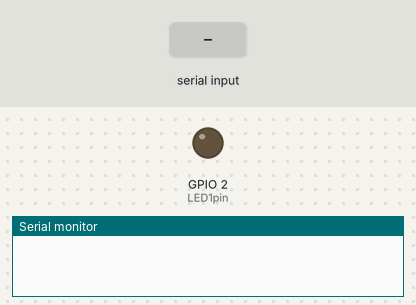
This sketch was run on a simulated ESP8266 (NodeMCU). On the bench: output pins drawn as LEDs (lit = HIGH), the last lines printed to the serial monitor. Dashed ring = blinking. The test bench sets the inputs (shaded band). WiFi joins after 1.5 s; servers stay silent unless stated.

Above: at 0.1 s.
At 2.7 s:
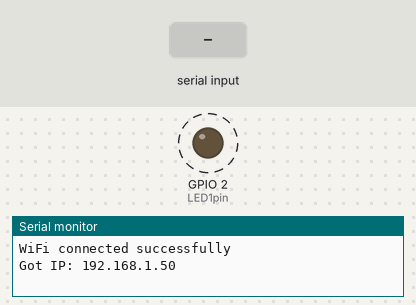
2.8 s: "1\n" received over the second serial link
Timing chart, 0 to 11.0 s (numbered marks = the images above; inputs shaded):
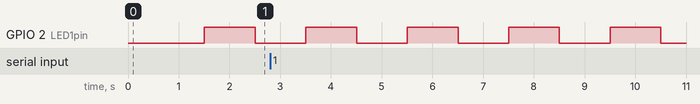

Measured:
- by itself, GPIO 2 (LED1pin): alternates HIGH for 1.0 s and LOW for 1.0 s

The sketch:

Servidor_funcionando.ino
```cpp
//
// A simple server implementation showing how to:
//  * serve static messages
//  * read GET and POST parameters
//  * handle missing pages / 404s
//

#include <Arduino.h>
#ifdef ESP32
#include <WiFi.h>
#include <AsyncTCP.h>
#elif defined(ESP8266)
#include <ESP8266WiFi.h>
#include <ESPAsyncTCP.h>
#endif
#include <ESPAsyncWebServer.h>

//************************************************************************************************
// Prototipos de función
//************************************************************************************************
void check_UART(void);
void UART2_CONFIG(void);
void update_satus(void);
String send_json(void);
void toggle_led(void);

//************************************************************************************************
// Variables de uso general
//************************************************************************************************
//Variables para recibir datos
char Datos[8]; //se guarda en memoria
char dato[8]; //entra directo del uart
char int_disponible;
char dato_json[] = "\"parqueo1\":0,";

//Variables de los parqueos
char Datos_old[8];

//Variables de control
int i = 0;
bool leer = LOW;
int change = 0; //variable detecta cambios en los parqueos
char parqueo_disponible;
unsigned long previous_millis = 0;
unsigned long current_millis = 0;
unsigned long interval = 1000;

//Variable donde está la página web


//LED INTEGRADO
uint8_t LED1pin = 2;

//************************************************************************************************
// Variables y procesos del servidor
//************************************************************************************************

AsyncWebServer server(80);

const char* ssid = "CLARO1_1C865E";  // Enter your SSID here
const char* password = "682k1wtuFc";  //Enter your Password here

const char* PARAM_MESSAGE = "message";


//*********************************************************************************************************************
//    PROCESADOR HTML
//*********************************************************************************************************************
const char index_html[] PROGMEM = R"rawliteral(
<!DOCTYPE html>
<html>
<body>

<canvas id="myCanvas" width="1900" height="900" style="border:1px solid #d3d3d3;">
</canvas>

<script>
var c = document.getElementById("myCanvas");
var ctx = c.getContext("2d");


//FUNCION QUE PIDE DATOS AL ESP32
//La función setInterval ejecuta una rutina cada cierto tiempo
setInterval(function(){
  //Acá va la rutina
  var xhr = new XMLHttpRequest();
  xhr.open("GET", "http://192.168.1.11/leer");

  xhr.responseType = 'json';

  xhr.onload = function() {
    var receive = xhr.response;
    console.log(receive);
    //Programa principal (dibujamos las cosas)
    //Primer rectangulo (parqueo 1)
    Pbox(x_rect,y1_rect,width_rect,height_rect,receive.parqueo1,P1,x_rect + 98);

    //Segundo rectangulo (parqueo 2)
    Pbox(x_rect,y2_rect,width_rect,height_rect,receive.parqueo2,P2,x_rect + 98);

    //Tercer rectangulo (parqueo 3)
    Pbox(x_rect,y3_rect,width_rect,height_rect,receive.parqueo3,P3,x_rect + 98);

    //Cuarto rectangulo (parqueo 4)
    Pbox(x_rect,y4_rect,width_rect,height_rect,receive.parqueo4,P4,x_rect + 98);

    //Dibujamos los lugares disponibles
    //Primero borramos el texto
    ctx.fillStyle = white1;
    ctx.fillRect(x_rect+320,y1_rect+20,400,50);
    //Luego escribimos el nuevo
    lugares(receive.disponible);

  };

  xhr.send();


 }, 250);
//FIN FUNCION QUE PIDE DATOS AL ESP32


//variables que manejan el color
var green1 = "#00F700";
var red1   = "#FF2000";
var white1 = "#FFFFFF";
ctx.lineWidth = "7";
ctx.strokeStyle = "black";


//variables que manejan la posición de los cuadros
var v_spacing = 150;
var x_rect = 650; //200 default
var y1_rect = 250;
var y2_rect = y1_rect + v_spacing;
var y3_rect = y2_rect + v_spacing;
var y4_rect = y3_rect + v_spacing;
var width_rect = 200;
var height_rect = 100;
//Variables de texto
ctx.font = "25px Helvetica";
var P1 = "Parqueo 1";
var P2 = "Parqueo 2";
var P3 = "Parqueo 3";
var P4 = "Parqueo 4";
var x_text  = x_rect + 43;
//var x_text  = x_rect + 43;
var y1_text = y1_rect+(height_rect/2)+5;
var y2_text = y1_text + v_spacing;
var y3_text = y2_text + v_spacing;
var y4_text = y3_text + v_spacing;


//Control del programa
var color1 = 1;
var color2 = 1;
var color3 = 1;
var color4 = 1;


//Función dibujar rectángulo
function Pbox(x, y, width, height, color, parqueo, x_text_1){

  if (color==0) {
  ctx.fillStyle = green1;
  } else {
  ctx.fillStyle = red1;
  }
  ctx.strokeRect(x,y,width,height);
  ctx.fillRect(x,y,width,height);
  //Dibujamos el texto
  ctx.fillStyle = "black";
  ctx.fillText(parqueo, x_text_1, y+(height/2)+5);

return 0;
};

//Función para dibujar lugares disponibles
function lugares(lugares_num){
  //variables de control
  //Primero borramos lo que sea que esté en el lugar donde ponemos el texto

  //Sistema de numeración de lugares
  var lugares_texto = "Lugares disponibles: ";
  var lugares = lugares_texto + lugares_num;
  //Dibujamos los lugares disponibles
  ctx.font = "bold 30px Cambria";
  ctx.fillStyle = "black";
  ctx.textAlign = "center";
  ctx.fillText(lugares, x_rect+500, 305);
  return 0;
};


//Programa principal (dibujamos las cosas)
//Primer rectangulo (parqueo 1)
Pbox(x_rect,y1_rect,width_rect,height_rect,color1,P1,x_rect + 43);

//Segundo rectangulo (parqueo 2)
Pbox(x_rect,y2_rect,width_rect,height_rect,color2,P2,x_rect + 43);

//Tercer rectangulo (parqueo 3)
Pbox(x_rect,y3_rect,width_rect,height_rect,color3,P3,x_rect + 43);

//Cuarto rectangulo (parqueo 4)
Pbox(x_rect,y4_rect,width_rect,height_rect,color4,P4,x_rect + 43);

//Dibujamos los lugares disponibles
lugares('4');


//Dibujamos el título de la página
ctx.font = "bold 80px Trebuchet MS";
ctx.fillStyle = "black";
ctx.textAlign = "center";
ctx.fillText("Parqueos Oakland Mall", 1900/2, 100);

//Dibujamos el autor y sus datos
//context.font="italic small-caps bold 12px arial";
ctx.font = "bold 30px Candara";
ctx.fillStyle = "black";
ctx.textAlign = "center";
ctx.fillText("Por: Juan Pablo Valenzuela (18057)", 1900/2, 150);

//Fuentes:
//Comic Sans MS
//Trebuchet MS
//Candara (recomendada)
//Tahoma (no recomendada)
//Calibri
//Cambria (recomendada)
//Optima


</script>

</body>
</html>
)rawliteral";


//************************************************************************************************
// Handles
//************************************************************************************************
//************************************************************************************************
// Handle notFound
//************************************************************************************************
void notFound(AsyncWebServerRequest *request) {
    request->send(404, "text/plain", "Not found");
}


//************************************************************************************************
// Handle Root
//************************************************************************************************
void hanldeRoot(AsyncWebServerRequest *request){
      request->send(200, "text/html", index_html);
    }
//Se encarga de cargar la página al inicio

//************************************************************************************************
// Handle datos
//************************************************************************************************
void hanlde_datos(AsyncWebServerRequest *request){
      //Serial.println("Pidiendo datos");


      request->send(200, "text/plain", send_json());
    }


//************************************************************************************************
// Configuraciones
//************************************************************************************************
void setup() {
    //Pin integrado como indicador de online
    pinMode(LED1pin, OUTPUT);
    Serial.begin(115200);

    //CONFIGURACION UART2
    UART2_CONFIG();

    //CONFIGURACION ONLINE
    WiFi.mode(WIFI_STA);
    WiFi.begin(ssid, password);
    if (WiFi.waitForConnectResult() != WL_CONNECTED) {
        Serial.printf("WiFi Failed!\n");
        return;
    }

    // Check wi-fi is connected to wi-fi network
    while (WiFi.status() != WL_CONNECTED) {
      delay(1000);
      Serial.print(".");
    }
    Serial.println("");
    Serial.println("WiFi connected successfully");
    Serial.print("Got IP: ");
    Serial.println(WiFi.localIP());  //Show ESP32 IP on serial

    // HANDLE DE LA PÁGINA WEB
    server.on("/", hanldeRoot);


    // HANDLE PARA ENVIAR DATOS MÁS ACTUALES
    server.on("/leer", hanlde_datos);

    server.onNotFound(notFound);

    server.begin();
}


//************************************************************************************************
// Código principal
//************************************************************************************************

void loop() {
  //Parpadeo de luces arbitrario
  toggle_led();
  //Revisamos el estado de los botones (parqueos)
  check_UART();
  update_satus();

}


//************************************************************************************************
// Revisamos si entró un dato por UART2
//Probar con
//************************************************************************************************
void check_UART(void){
  if (Serial2.available()){
    //detectamos cuando entraron 7 bytes
    //Leemos todo de un solo
    for (int j=0;j<7;j++)
      dato[j] = Serial2.read();
    }

}

void UART2_CONFIG(void){
  Serial2.begin(115200, SERIAL_8N1);
  Serial2.print("UART2 funciona");
}


//*********************************************************************************************************************
//    ACTUALIZAMOS LOS DATOS
//*********************************************************************************************************************
void update_satus(void){
  change = 0;
  if (dato[1]!=Datos_old[1]) {
    Datos_old[1]=dato[1];
    change++;
  }
  if (dato[2]!=Datos_old[2]) {
    Datos_old[2]=dato[2];
    change++;
  }
  if (dato[3]!=Datos_old[3]) {
    Datos_old[3]=dato[3];
    change++;
  }
  if (dato[4]!=Datos_old[4]) {
    Datos_old[4]=dato[4];
    change++;
  }
  if (dato[5]!=Datos_old[5]) {
    Datos_old[5]=dato[5];
    parqueo_disponible = dato[5];
    change++;
  }
  if (change>0){
    //Acá detectatmos si hubo algún cambio en los botones
    for (int j=0;j<7;j++){
      Serial.print(dato[j]);
    }
    Serial.print('\n');
  }
}


String send_json(void){
String  dato_json  = "{\"parqueo1\":";
        dato_json += dato[1];
        dato_json += ",";
        dato_json += "\"parqueo2\":";
        dato_json += dato[2];
        dato_json += ",";
        dato_json += "\"parqueo3\":";
        dato_json += dato[3];
        dato_json += ",";
        dato_json += "\"parqueo4\":";
        dato_json += dato[4];
        dato_json += ",";
        dato_json += "\"disponible\":";
        dato_json += "\"";
        dato_json += dato[5];
        dato_json += "\"";
        dato_json += "}";
  return dato_json;
}


//Efectos de luces
void toggle_led(void){
  current_millis = millis();
  if ((current_millis - previous_millis)>=interval) {
    digitalWrite(LED1pin, HIGH);
    i++;
    previous_millis = current_millis;
    if (i==2){
      digitalWrite(LED1pin, LOW);
      i=0;
    }
  }
}
```
